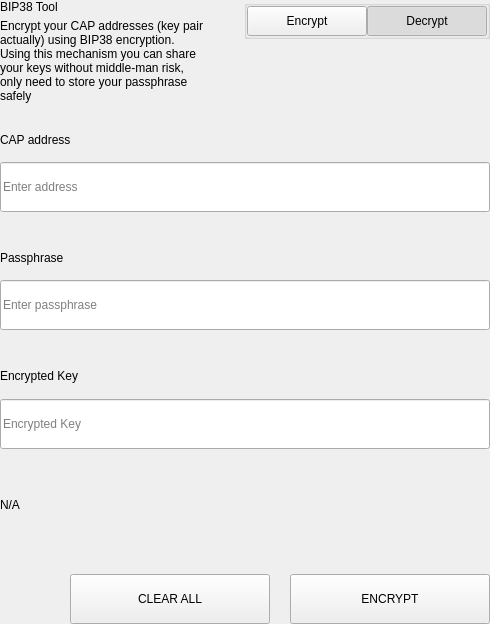
<?xml version="1.0" encoding="UTF-8"?>
<ui version="4.0">
 <class>SettingsBitToolWidget</class>
 <widget class="QWidget" name="SettingsBitToolWidget">
  <property name="geometry">
   <rect>
    <x>0</x>
    <y>0</y>
    <width>490</width>
    <height>624</height>
   </rect>
  </property>
  <property name="windowTitle">
   <string>Form</string>
  </property>
  <layout class="QVBoxLayout" name="verticalLayout">
   <property name="spacing">
    <number>0</number>
   </property>
   <property name="leftMargin">
    <number>0</number>
   </property>
   <property name="topMargin">
    <number>0</number>
   </property>
   <property name="rightMargin">
    <number>0</number>
   </property>
   <property name="bottomMargin">
    <number>0</number>
   </property>
   <item>
    <widget class="QWidget" name="left" native="true">
     <layout class="QVBoxLayout" name="verticalLayout_3">
      <property name="leftMargin">
       <number>0</number>
      </property>
      <property name="topMargin">
       <number>0</number>
      </property>
      <property name="rightMargin">
       <number>0</number>
      </property>
      <property name="bottomMargin">
       <number>0</number>
      </property>
      <item>
       <layout class="QVBoxLayout" name="verticalLayout_2">
        <property name="spacing">
         <number>0</number>
        </property>
        <item>
         <layout class="QHBoxLayout" name="horizontalLayout_3" stretch="3,1">
          <property name="spacing">
           <number>40</number>
          </property>
          <item>
           <layout class="QVBoxLayout" name="verticalLayoutTitle">
            <property name="spacing">
             <number>5</number>
            </property>
            <item>
             <widget class="QLabel" name="labelTitle">
              <property name="text">
               <string>BIP38 Tool</string>
              </property>
             </widget>
            </item>
            <item>
             <widget class="QLabel" name="labelSubtitle1">
              <property name="text">
               <string>Encrypt your CAP addresses (key pair actually) using BIP38 encryption.
Using this mechanism you can share your keys without middle-man risk, only need to store your passphrase safely</string>
              </property>
              <property name="wordWrap">
               <bool>true</bool>
              </property>
             </widget>
            </item>
           </layout>
          </item>
          <item alignment="Qt::AlignTop">
           <widget class="QGroupBox" name="groupBox">
            <property name="title">
             <string/>
            </property>
            <property name="alignment">
             <set>Qt::AlignLeading|Qt::AlignLeft|Qt::AlignTop</set>
            </property>
            <layout class="QHBoxLayout" name="horizontalLayout_4">
             <property name="spacing">
              <number>0</number>
             </property>
             <property name="leftMargin">
              <number>0</number>
             </property>
             <property name="topMargin">
              <number>0</number>
             </property>
             <property name="rightMargin">
              <number>0</number>
             </property>
             <property name="bottomMargin">
              <number>0</number>
             </property>
             <item>
              <spacer name="horizontalSpacer">
               <property name="orientation">
                <enum>Qt::Horizontal</enum>
               </property>
               <property name="sizeHint" stdset="0">
                <size>
                 <width>40</width>
                 <height>20</height>
                </size>
               </property>
              </spacer>
             </item>
             <item>
              <widget class="QPushButton" name="pushLeft">
               <property name="minimumSize">
                <size>
                 <width>120</width>
                 <height>30</height>
                </size>
               </property>
               <property name="maximumSize">
                <size>
                 <width>120</width>
                 <height>30</height>
                </size>
               </property>
               <property name="focusPolicy">
                <enum>Qt::NoFocus</enum>
               </property>
               <property name="text">
                <string>Encrypt</string>
               </property>
               <property name="checkable">
                <bool>true</bool>
               </property>
               <property name="autoExclusive">
                <bool>true</bool>
               </property>
              </widget>
             </item>
             <item>
              <widget class="QPushButton" name="pushRight">
               <property name="minimumSize">
                <size>
                 <width>120</width>
                 <height>30</height>
                </size>
               </property>
               <property name="maximumSize">
                <size>
                 <width>120</width>
                 <height>30</height>
                </size>
               </property>
               <property name="focusPolicy">
                <enum>Qt::NoFocus</enum>
               </property>
               <property name="text">
                <string>Decrypt</string>
               </property>
               <property name="checkable">
                <bool>true</bool>
               </property>
               <property name="checked">
                <bool>true</bool>
               </property>
               <property name="autoExclusive">
                <bool>true</bool>
               </property>
              </widget>
             </item>
            </layout>
           </widget>
          </item>
         </layout>
        </item>
        <item>
         <widget class="QStackedWidget" name="stackedWidget">
          <property name="currentIndex">
           <number>1</number>
          </property>
          <widget class="QWidget" name="pageDecrypt">
           <layout class="QVBoxLayout" name="verticalLayout_5">
            <property name="spacing">
             <number>0</number>
            </property>
            <property name="leftMargin">
             <number>0</number>
            </property>
            <property name="topMargin">
             <number>0</number>
            </property>
            <property name="rightMargin">
             <number>0</number>
            </property>
            <property name="bottomMargin">
             <number>0</number>
            </property>
            <item>
             <widget class="QWidget" name="widget" native="true">
              <property name="minimumSize">
               <size>
                <width>0</width>
                <height>100</height>
               </size>
              </property>
              <layout class="QVBoxLayout" name="verticalLayout_4">
               <property name="spacing">
                <number>0</number>
               </property>
               <property name="leftMargin">
                <number>0</number>
               </property>
               <property name="topMargin">
                <number>0</number>
               </property>
               <property name="rightMargin">
                <number>0</number>
               </property>
               <property name="bottomMargin">
                <number>0</number>
               </property>
               <item>
                <spacer name="verticalSpacer_2">
                 <property name="orientation">
                  <enum>Qt::Vertical</enum>
                 </property>
                 <property name="sizeType">
                  <enum>QSizePolicy::Fixed</enum>
                 </property>
                 <property name="sizeHint" stdset="0">
                  <size>
                   <width>20</width>
                   <height>20</height>
                  </size>
                 </property>
                </spacer>
               </item>
               <item>
                <layout class="QHBoxLayout" name="horizontalLayout_6" stretch="2">
                 <property name="spacing">
                  <number>0</number>
                 </property>
                 <item>
                  <layout class="QVBoxLayout" name="verticalLayout_7">
                   <property name="spacing">
                    <number>9</number>
                   </property>
                   <item>
                    <widget class="QLabel" name="labelSubtitleKey">
                     <property name="minimumSize">
                      <size>
                       <width>0</width>
                       <height>20</height>
                      </size>
                     </property>
                     <property name="maximumSize">
                      <size>
                       <width>16777215</width>
                       <height>20</height>
                      </size>
                     </property>
                     <property name="text">
                      <string>Encrypted key</string>
                     </property>
                    </widget>
                   </item>
                   <item>
                    <widget class="QLineEdit" name="lineEditKey">
                     <property name="minimumSize">
                      <size>
                       <width>0</width>
                       <height>50</height>
                      </size>
                     </property>
                     <property name="maximumSize">
                      <size>
                       <width>16777215</width>
                       <height>50</height>
                      </size>
                     </property>
                     <property name="placeholderText">
                      <string>Enter a encrypted key</string>
                     </property>
                    </widget>
                   </item>
                  </layout>
                 </item>
                </layout>
               </item>
               <item>
                <spacer name="verticalSpacer_3">
                 <property name="orientation">
                  <enum>Qt::Vertical</enum>
                 </property>
                 <property name="sizeType">
                  <enum>QSizePolicy::Fixed</enum>
                 </property>
                 <property name="sizeHint" stdset="0">
                  <size>
                   <width>20</width>
                   <height>20</height>
                  </size>
                 </property>
                </spacer>
               </item>
               <item>
                <layout class="QVBoxLayout" name="verticalLayout_9">
                 <property name="spacing">
                  <number>9</number>
                 </property>
                 <item>
                  <widget class="QLabel" name="labelSubtitlePassphrase">
                   <property name="maximumSize">
                    <size>
                     <width>16777215</width>
                     <height>20</height>
                    </size>
                   </property>
                   <property name="text">
                    <string>Passphrase</string>
                   </property>
                  </widget>
                 </item>
                 <item>
                  <widget class="QLineEdit" name="lineEditPassphrase">
                   <property name="minimumSize">
                    <size>
                     <width>0</width>
                     <height>50</height>
                    </size>
                   </property>
                   <property name="maximumSize">
                    <size>
                     <width>16777215</width>
                     <height>50</height>
                    </size>
                   </property>
                   <property name="placeholderText">
                    <string>Enter a passphrase</string>
                   </property>
                  </widget>
                 </item>
                </layout>
               </item>
               <item>
                <spacer name="verticalSpacer_4">
                 <property name="orientation">
                  <enum>Qt::Vertical</enum>
                 </property>
                 <property name="sizeType">
                  <enum>QSizePolicy::Fixed</enum>
                 </property>
                 <property name="sizeHint" stdset="0">
                  <size>
                   <width>20</width>
                   <height>20</height>
                  </size>
                 </property>
                </spacer>
               </item>
               <item>
                <widget class="QWidget" name="widget_3" native="true">
                 <property name="sizePolicy">
                  <sizepolicy hsizetype="Preferred" vsizetype="Fixed">
                   <horstretch>0</horstretch>
                   <verstretch>0</verstretch>
                  </sizepolicy>
                 </property>
                 <layout class="QVBoxLayout" name="verticalLayout_10">
                  <property name="spacing">
                   <number>9</number>
                  </property>
                  <property name="leftMargin">
                   <number>0</number>
                  </property>
                  <property name="topMargin">
                   <number>0</number>
                  </property>
                  <property name="rightMargin">
                   <number>0</number>
                  </property>
                  <property name="bottomMargin">
                   <number>0</number>
                  </property>
                  <item>
                   <widget class="QLabel" name="labelSubtitleDecryptResult">
                    <property name="minimumSize">
                     <size>
                      <width>0</width>
                      <height>20</height>
                     </size>
                    </property>
                    <property name="maximumSize">
                     <size>
                      <width>16777215</width>
                      <height>20</height>
                     </size>
                    </property>
                    <property name="text">
                     <string>Decrypted address result</string>
                    </property>
                   </widget>
                  </item>
                  <item>
                   <widget class="QWidget" name="widget_4" native="true">
                    <layout class="QHBoxLayout" name="horizontalLayout" stretch="6,0,1">
                     <property name="spacing">
                      <number>0</number>
                     </property>
                     <property name="leftMargin">
                      <number>0</number>
                     </property>
                     <property name="topMargin">
                      <number>0</number>
                     </property>
                     <property name="rightMargin">
                      <number>0</number>
                     </property>
                     <property name="bottomMargin">
                      <number>0</number>
                     </property>
                     <item alignment="Qt::AlignVCenter">
                      <widget class="QLineEdit" name="lineEditDecryptResult">
                       <property name="minimumSize">
                        <size>
                         <width>0</width>
                         <height>50</height>
                        </size>
                       </property>
                       <property name="maximumSize">
                        <size>
                         <width>16777215</width>
                         <height>50</height>
                        </size>
                       </property>
                       <property name="placeholderText">
                        <string>Decrypted Address</string>
                       </property>
                      </widget>
                     </item>
                     <item>
                      <spacer name="horizontalSpacer_4">
                       <property name="orientation">
                        <enum>Qt::Horizontal</enum>
                       </property>
                       <property name="sizeType">
                        <enum>QSizePolicy::Fixed</enum>
                       </property>
                       <property name="sizeHint" stdset="0">
                        <size>
                         <width>20</width>
                         <height>50</height>
                        </size>
                       </property>
                      </spacer>
                     </item>
                     <item>
                      <widget class="QPushButton" name="pushButtonImport">
                       <property name="minimumSize">
                        <size>
                         <width>140</width>
                         <height>40</height>
                        </size>
                       </property>
                       <property name="text">
                        <string>Import Address</string>
                       </property>
                      </widget>
                     </item>
                    </layout>
                   </widget>
                  </item>
                 </layout>
                </widget>
               </item>
               <item>
                <widget class="QLabel" name="statusLabel_DEC">
                 <property name="maximumSize">
                  <size>
                   <width>16777215</width>
                   <height>40</height>
                  </size>
                 </property>
                 <property name="text">
                  <string/>
                 </property>
                </widget>
               </item>
               <item>
                <spacer name="verticalSpacer">
                 <property name="orientation">
                  <enum>Qt::Vertical</enum>
                 </property>
                 <property name="sizeType">
                  <enum>QSizePolicy::Preferred</enum>
                 </property>
                 <property name="sizeHint" stdset="0">
                  <size>
                   <width>20</width>
                   <height>20</height>
                  </size>
                 </property>
                </spacer>
               </item>
               <item>
                <layout class="QHBoxLayout" name="horizontalLayout_7">
                 <property name="spacing">
                  <number>0</number>
                 </property>
                 <item>
                  <spacer name="horizontalSpacer_5">
                   <property name="orientation">
                    <enum>Qt::Horizontal</enum>
                   </property>
                   <property name="sizeType">
                    <enum>QSizePolicy::Expanding</enum>
                   </property>
                   <property name="sizeHint" stdset="0">
                    <size>
                     <width>40</width>
                     <height>20</height>
                    </size>
                   </property>
                  </spacer>
                 </item>
                 <item>
                  <widget class="QPushButton" name="pushButtonDecryptClear">
                   <property name="minimumSize">
                    <size>
                     <width>200</width>
                     <height>50</height>
                    </size>
                   </property>
                   <property name="maximumSize">
                    <size>
                     <width>200</width>
                     <height>50</height>
                    </size>
                   </property>
                   <property name="text">
                    <string>CLEAR</string>
                   </property>
                  </widget>
                 </item>
                 <item>
                  <spacer name="horizontalSpacer_3">
                   <property name="orientation">
                    <enum>Qt::Horizontal</enum>
                   </property>
                   <property name="sizeType">
                    <enum>QSizePolicy::Fixed</enum>
                   </property>
                   <property name="sizeHint" stdset="0">
                    <size>
                     <width>20</width>
                     <height>20</height>
                    </size>
                   </property>
                  </spacer>
                 </item>
                 <item>
                  <widget class="QPushButton" name="pushButtonDecrypt">
                   <property name="minimumSize">
                    <size>
                     <width>200</width>
                     <height>50</height>
                    </size>
                   </property>
                   <property name="maximumSize">
                    <size>
                     <width>200</width>
                     <height>50</height>
                    </size>
                   </property>
                   <property name="text">
                    <string>DECRYPT KEY</string>
                   </property>
                  </widget>
                 </item>
                </layout>
               </item>
              </layout>
             </widget>
            </item>
           </layout>
          </widget>
          <widget class="QWidget" name="pageEncrypt">
           <layout class="QVBoxLayout" name="verticalLayout_11">
            <property name="spacing">
             <number>0</number>
            </property>
            <property name="leftMargin">
             <number>0</number>
            </property>
            <property name="topMargin">
             <number>0</number>
            </property>
            <property name="rightMargin">
             <number>0</number>
            </property>
            <property name="bottomMargin">
             <number>0</number>
            </property>
            <item>
             <spacer name="verticalSpacer_8">
              <property name="orientation">
               <enum>Qt::Vertical</enum>
              </property>
              <property name="sizeType">
               <enum>QSizePolicy::Fixed</enum>
              </property>
              <property name="sizeHint" stdset="0">
               <size>
                <width>20</width>
                <height>20</height>
               </size>
              </property>
             </spacer>
            </item>
            <item>
             <widget class="QWidget" name="containerAddressEnc" native="true">
              <layout class="QVBoxLayout" name="containerAddressEncLayout">
               <property name="spacing">
                <number>5</number>
               </property>
               <property name="leftMargin">
                <number>0</number>
               </property>
               <property name="topMargin">
                <number>0</number>
               </property>
               <property name="rightMargin">
                <number>0</number>
               </property>
               <property name="bottomMargin">
                <number>0</number>
               </property>
               <item>
                <widget class="QLabel" name="labelSubtitleAddress">
                 <property name="minimumSize">
                  <size>
                   <width>0</width>
                   <height>20</height>
                  </size>
                 </property>
                 <property name="maximumSize">
                  <size>
                   <width>16777215</width>
                   <height>20</height>
                  </size>
                 </property>
                 <property name="text">
                  <string>CAP address</string>
                 </property>
                </widget>
               </item>
               <item>
                <widget class="QLineEdit" name="addressIn_ENC">
                 <property name="minimumSize">
                  <size>
                   <width>0</width>
                   <height>50</height>
                  </size>
                 </property>
                 <property name="placeholderText">
                  <string>Enter address</string>
                 </property>
                </widget>
               </item>
              </layout>
             </widget>
            </item>
            <item>
             <spacer name="verticalSpacer_6">
              <property name="orientation">
               <enum>Qt::Vertical</enum>
              </property>
              <property name="sizeType">
               <enum>QSizePolicy::Fixed</enum>
              </property>
              <property name="sizeHint" stdset="0">
               <size>
                <width>20</width>
                <height>20</height>
               </size>
              </property>
             </spacer>
            </item>
            <item>
             <widget class="QWidget" name="containerAddress" native="true">
              <layout class="QHBoxLayout" name="horizontalLayout_9" stretch="2">
               <property name="spacing">
                <number>0</number>
               </property>
               <property name="leftMargin">
                <number>0</number>
               </property>
               <property name="topMargin">
                <number>0</number>
               </property>
               <property name="rightMargin">
                <number>0</number>
               </property>
               <property name="bottomMargin">
                <number>0</number>
               </property>
               <item>
                <layout class="QVBoxLayout" name="verticalLayout_8">
                 <property name="spacing">
                  <number>5</number>
                 </property>
                 <item>
                  <widget class="QLabel" name="labelSubtitleMessage">
                   <property name="minimumSize">
                    <size>
                     <width>0</width>
                     <height>20</height>
                    </size>
                   </property>
                   <property name="maximumSize">
                    <size>
                     <width>16777215</width>
                     <height>20</height>
                    </size>
                   </property>
                   <property name="text">
                    <string>Passphrase</string>
                   </property>
                  </widget>
                 </item>
                 <item>
                  <widget class="QLineEdit" name="passphraseIn_ENC">
                   <property name="minimumSize">
                    <size>
                     <width>0</width>
                     <height>50</height>
                    </size>
                   </property>
                   <property name="maximumSize">
                    <size>
                     <width>16777215</width>
                     <height>50</height>
                    </size>
                   </property>
                   <property name="placeholderText">
                    <string>Enter passphrase</string>
                   </property>
                  </widget>
                 </item>
                </layout>
               </item>
              </layout>
             </widget>
            </item>
            <item>
             <spacer name="verticalSpacer_7">
              <property name="orientation">
               <enum>Qt::Vertical</enum>
              </property>
              <property name="sizeType">
               <enum>QSizePolicy::Fixed</enum>
              </property>
              <property name="sizeHint" stdset="0">
               <size>
                <width>20</width>
                <height>20</height>
               </size>
              </property>
             </spacer>
            </item>
            <item>
             <widget class="QWidget" name="widget_2" native="true">
              <property name="minimumSize">
               <size>
                <width>0</width>
                <height>75</height>
               </size>
              </property>
              <property name="maximumSize">
               <size>
                <width>16777215</width>
                <height>16777215</height>
               </size>
              </property>
              <layout class="QVBoxLayout" name="verticalLayout_6">
               <property name="leftMargin">
                <number>0</number>
               </property>
               <property name="topMargin">
                <number>0</number>
               </property>
               <property name="rightMargin">
                <number>0</number>
               </property>
               <property name="bottomMargin">
                <number>0</number>
               </property>
               <item>
                <widget class="QLabel" name="labelSubtitleEncryptedKey">
                 <property name="minimumSize">
                  <size>
                   <width>0</width>
                   <height>20</height>
                  </size>
                 </property>
                 <property name="maximumSize">
                  <size>
                   <width>16777215</width>
                   <height>20</height>
                  </size>
                 </property>
                 <property name="text">
                  <string>Encrypted Key</string>
                 </property>
                </widget>
               </item>
               <item>
                <widget class="QLineEdit" name="encryptedKeyOut_ENC">
                 <property name="minimumSize">
                  <size>
                   <width>0</width>
                   <height>50</height>
                  </size>
                 </property>
                 <property name="placeholderText">
                  <string>Encrypted Key</string>
                 </property>
                </widget>
               </item>
              </layout>
             </widget>
            </item>
            <item>
             <widget class="QLabel" name="statusLabel_ENC">
              <property name="text">
               <string notr="true">N/A</string>
              </property>
             </widget>
            </item>
            <item>
             <spacer name="verticalSpacer_5">
              <property name="orientation">
               <enum>Qt::Vertical</enum>
              </property>
              <property name="sizeType">
               <enum>QSizePolicy::Fixed</enum>
              </property>
              <property name="sizeHint" stdset="0">
               <size>
                <width>20</width>
                <height>20</height>
               </size>
              </property>
             </spacer>
            </item>
            <item>
             <layout class="QHBoxLayout" name="horizontalLayout_8">
              <property name="spacing">
               <number>0</number>
              </property>
              <item>
               <spacer name="horizontalSpacer_6">
                <property name="orientation">
                 <enum>Qt::Horizontal</enum>
                </property>
                <property name="sizeType">
                 <enum>QSizePolicy::Expanding</enum>
                </property>
                <property name="sizeHint" stdset="0">
                 <size>
                  <width>40</width>
                  <height>20</height>
                 </size>
                </property>
               </spacer>
              </item>
              <item>
               <widget class="QPushButton" name="pushButtonClear">
                <property name="minimumSize">
                 <size>
                  <width>200</width>
                  <height>50</height>
                 </size>
                </property>
                <property name="focusPolicy">
                 <enum>Qt::NoFocus</enum>
                </property>
                <property name="text">
                 <string>CLEAR ALL</string>
                </property>
               </widget>
              </item>
              <item>
               <spacer name="horizontalSpacer_2">
                <property name="orientation">
                 <enum>Qt::Horizontal</enum>
                </property>
                <property name="sizeType">
                 <enum>QSizePolicy::Fixed</enum>
                </property>
                <property name="sizeHint" stdset="0">
                 <size>
                  <width>20</width>
                  <height>20</height>
                 </size>
                </property>
               </spacer>
              </item>
              <item>
               <widget class="QPushButton" name="pushButtonEncrypt">
                <property name="minimumSize">
                 <size>
                  <width>200</width>
                  <height>50</height>
                 </size>
                </property>
                <property name="maximumSize">
                 <size>
                  <width>200</width>
                  <height>50</height>
                 </size>
                </property>
                <property name="focusPolicy">
                 <enum>Qt::NoFocus</enum>
                </property>
                <property name="text">
                 <string>ENCRYPT</string>
                </property>
               </widget>
              </item>
             </layout>
            </item>
           </layout>
          </widget>
         </widget>
        </item>
       </layout>
      </item>
     </layout>
    </widget>
   </item>
  </layout>
 </widget>
 <resources/>
 <connections/>
</ui>
